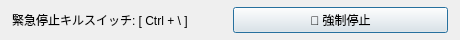
<?xml version="1.0" encoding="UTF-8"?>
<ui version="4.0">
 <class>RunningDialog</class>
 <widget class="QDialog" name="RunningDialog">
  <property name="geometry">
   <rect>
    <x>0</x>
    <y>0</y>
    <width>460</width>
    <height>40</height>
   </rect>
  </property>
  <layout class="QHBoxLayout" name="horizontalLayout">
   <property name="leftMargin">
    <number>12</number>
   </property>
   <property name="topMargin">
    <number>4</number>
   </property>
   <property name="rightMargin">
    <number>12</number>
   </property>
   <property name="bottomMargin">
    <number>4</number>
   </property>
   <item>
    <widget class="QLabel" name="lblInstructions">
     <property name="text">
      <string>緊急停止キルスイッチ: [ Ctrl + \ ]</string>
     </property>
     <property name="alignment">
      <set>Qt::AlignLeading|Qt::AlignLeft|Qt::AlignVCenter</set>
     </property>
    </widget>
   </item>
   <item>
    <widget class="QPushButton" name="btnEmergencyStop">
     <property name="text">
      <string>🚨 強制停止</string>
     </property>
    </widget>
   </item>
  </layout>
 </widget>
</ui>
